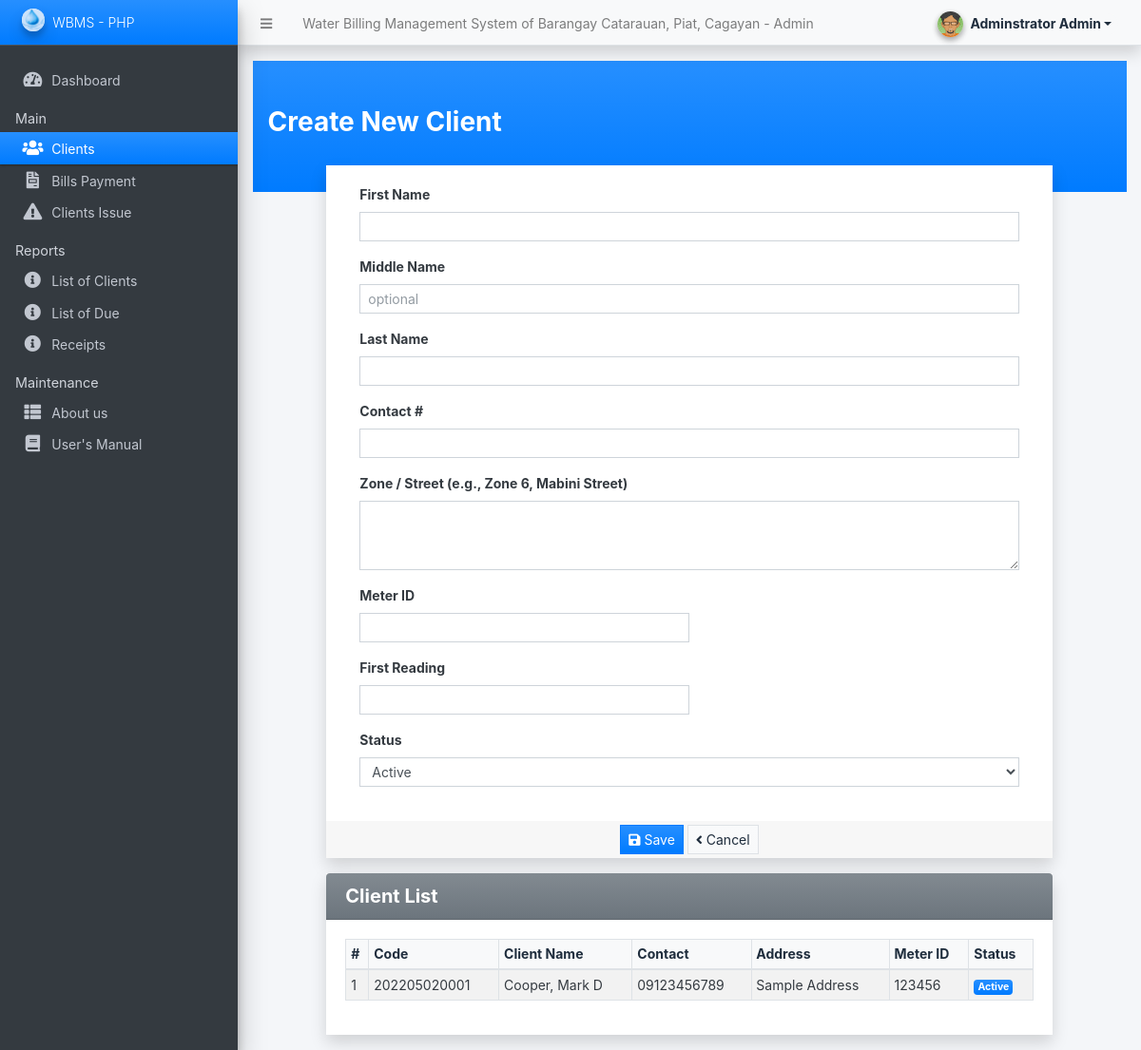
The app's page /admin/?page=clients/manage_client (signed in) with its own data.
### tables this page shows
CREATE TABLE `client_list` (
  `id` int(30) NOT NULL,
  `code` varchar(100) NOT NULL,
  `category_id` int(30) NOT NULL,
  `firstname` text NOT NULL,
  `middlename` text DEFAULT NULL,
  `lastname` text NOT NULL,
  `contact` text NOT NULL,
  `address` text NOT NULL,
  `meter_code` varchar(100) NOT NULL,
  `first_reading` float(12,2) NOT NULL,
  `status` tinyint(1) NOT NULL DEFAULT 1,
  `delete_flag` tinyint(1) NOT NULL DEFAULT 0,
  `date_created` datetime NOT NULL DEFAULT current_timestamp(),
  `date_updated` datetime NOT NULL DEFAULT current_timestamp() ON UPDATE current_timestamp()
);

### admin/clients/manage_client.php (the view, shortened to what this page needs)
<div class="mx-0 py-5 px-3 mx-ns-4 bg-gradient-primary">
	<h3><b><?= isset($id) ? "Update Client Details - ".(isset($code) ? $code : '') : "Create New Client" ?></b></h3>
</div>
<div class="row justify-content-center" style="margin-top:-2em;">
	<div class="col-lg-10 col-md-11 col-sm-11 col-xs-11">
		<div class="card rounded-0 shadow">
			<div class="card-body">
				<div class="container-fluid">
					<div class="container-fluid">
						<form action="" id="client-form">
							<div class="form-group mb-3">
								<label for="firstname" class="control-label">First Name</label>
								<input type="text" class="form-control form-control-sm rounded-0" id="firstname" name="firstname" required="required" value="<?= isset($firstname) ? $firstname : '' ?>"/>
							</div>
							<div class="form-group mb-3">
								<label for="middlename" class="control-label">Middle Name</label>
								<input type="text" class="form-control form-control-sm rounded-0" id="middlename" name="middlename" placeholder="optional" value="<?= isset($middlename) ? $middlename : '' ?>"/>
							</div>
							<div class="form-group mb-3">
								<label for="lastname" class="control-label">Last Name</label>
								<input type="text" class="form-control form-control-sm rounded-0" id="lastname" name="lastname" required value="<?= isset($lastname) ? $lastname : '' ?>"/>
							</div>
							<div class="form-group mb-3">
							    <label for="contact" class="control-label">Contact #</label>
							    <input type="text"
							           class="form-control form-control-sm rounded-0"
							           id="contact"
							           name="contact"
							           required
							           maxlength="11"
							           inputmode="numeric"
							           pattern="\d{11}"
							           title="Please enter exactly 11 digits"
							           value="<?= isset($contact) ? $contact : '' ?>"/>
							</div>
							<div class="form-group mb-3">
								<label for="address" class="control-label">Zone / Street (e.g., Zone 6, Mabini Street)</label>
								<textarea rows="3" class="form-control form-control-sm rounded-0" id="address" name="address" required="required"><?= isset($address) ? $address : '' ?></textarea>
							</div>
							<div class="form-group p-0 col-lg-6 col-md-6 col-sm-12 col-xs-12 mb-3">
								<label for="meter_code" class="control-label">Meter ID</label>
								<input type="text" class="form-control form-control-sm rounded-0" id="meter_code" name="meter_code" value="<?= isset($meter_code) ? $meter_code : '' ?>" required="required">
							</div>
							<div class="form-group p-0 col-lg-6 col-md-6 col-sm-12 col-xs-12 mb-3">
								<label for="first_reading" class="control-label">First Reading</label>
								<input type="text" class="form-control form-control-sm rounded-0" id="first_reading" name="first_reading" value="<?= isset($first_reading) ? $first_reading : '' ?>" required="required">
							</div>
							<div class="form-group">
								<label for="status" class="control-label">Status</label>
								<select name="status" id="status" class="form-control form-control-sm rounded-0" required>
									<option value="1" <?= isset($status) && $status == 1 ? 'selected' : '' ?>>Active</option>
								</select>
							</div>
						</form>
					</div>
				</div>
			</div>
			<div class="card-footer py-1 text-center">
				<button class="btn btn-primary btn-sm bg-gradient-primary rounded-0" form="client-form"><i class="fa fa-save"></i> Save</button>
				<a class="btn btn-light btn-sm bg-gradient-light border rounded-0" href="./?page=clients"><i class="fa fa-angle-left"></i> Cancel</a>
			</div>
		</div>
        <div class="card mt-3 rounded-0 shadow">
            <div class="card-header bg-gradient-secondary text-white">
                <h5 class="mb-0"><b>Client List</b></h5>
            </div>
            <div class="card-body">
                <div class="table-responsive">
                    <table class="table table-bordered table-striped table-sm" id="client-table">
                        <thead class="bg-light">
                            <tr>
                                <th>#</th>
                                <th>Code</th>
                                <th>Client Name</th>
                                <th>Contact</th>
                                <th>Address</th>
                                <th>Meter ID</th>
                                <th>Status</th>
                            </tr>
                        </thead>
                        <tbody>
                            <?php
                            $clients = $conn->query("SELECT *, CONCAT(lastname, ', ', firstname, ' ', COALESCE(middlename,'')) AS fullname FROM client_list WHERE delete_flag = 0 ORDER BY date_created DESC");
                            $i=1;
                            while($row = $clients->fetch_assoc()):
                            ?>
                            <tr>
                                <td><?= $i++ ?></td>
                                <td><?= $row['code'] ?></td>
                                <td><?= $row['fullname'] ?></td>
                                <td><?= $row['contact'] ?></td>
                                <td><?= $row['address'] ?></td>
                                <td><?= $row['meter_code'] ?></td>
                                <td>
                                    <?php if($row['status'] == 1): ?>
                                        <span class="badge badge-primary bg-gradient-primary">Active</span>
                                    <?php else: ?>
                                        <span class="badge badge-danger bg-gradient-danger">Inactive</span>
                                    <?php endif; ?>
                                </td>
                            </tr>
                            <?php endwhile; ?>
                        </tbody>
                    </table>
                </div>
            </div>
        </div>
	</div>
</div>
<link rel="stylesheet" href="https://cdn.datatables.net/1.13.6/css/dataTables.bootstrap4.min.css">

### records on screen
client_list: code "202205020001", fullname "Cooper, Mark D", contact "09123456789", address "Sample Address", meter_code "123456", status "Active"

### other values on screen
$_settings->info('name') "Water Billing Management System of Barangay Catarauan, Piat, Cagayan"
$_settings->userdata('firstname').' '.$_settings->userdata('lastname') "Adminstrator Admin"
$_settings->info('short_name') "WBMS - PHP"
